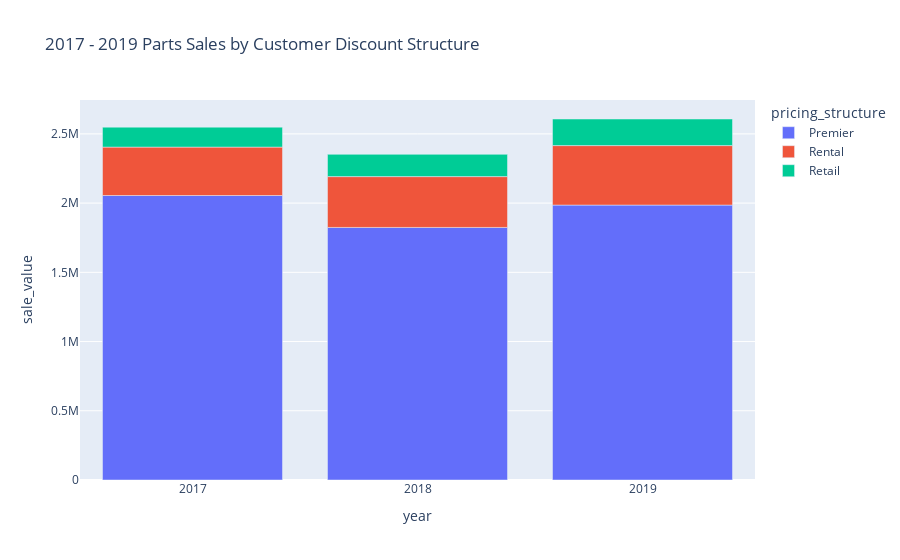

Notebook cell for this chart:
### Code cell
fig = px.bar(saleval, x = 'year', y = 'sale_value', color = 'pricing_structure', title='2017 - 2019 Parts Sales by Customer Discount Structure')
fig.update_xaxes(type='category') # fix x axis to make the years look nice
fig.show()

### Figure 1 — Plotly figure (JSON) as saved in the notebook; plotly's stock layout.template omitted (floating-point values rounded to 4 significant figures)
{"data": [{"alignmentgroup": "True", "hovertemplate": "pricing_structure=Premier<br>year=%{x}<br>sale_value=%{y}<extra></extra>", "legendgroup": "Premier", "marker": {"color": "#636efa"}, "name": "Premier", "offsetgroup": "Premier", "orientation": "v", "showlegend": true, "textposition": "auto", "type": "bar", "x": [2017, 2018, 2019], "xaxis": "x", "y": [2055000.0, 1824000.0, 1986000.0], "yaxis": "y"}, {"alignmentgroup": "True", "hovertemplate": "pricing_structure=Rental<br>year=%{x}<br>sale_value=%{y}<extra></extra>", "legendgroup": "Rental", "marker": {"color": "#EF553B"}, "name": "Rental", "offsetgroup": "Rental", "orientation": "v", "showlegend": true, "textposition": "auto", "type": "bar", "x": [2017, 2018, 2019], "xaxis": "x", "y": [349600.0, 367300.0, 429700.0], "yaxis": "y"}, {"alignmentgroup": "True", "hovertemplate": "pricing_structure=Retail<br>year=%{x}<br>sale_value=%{y}<extra></extra>", "legendgroup": "Retail", "marker": {"color": "#00cc96"}, "name": "Retail", "offsetgroup": "Retail", "orientation": "v", "showlegend": true, "textposition": "auto", "type": "bar", "x": [2017, 2018, 2019], "xaxis": "x", "y": [144200.0, 160700.0, 192000.0], "yaxis": "y"}], "layout": {"barmode": "relative", "legend": {"title": {"text": "pricing_structure"}, "tracegroupgap": 0}, "title": {"text": "2017 - 2019 Parts Sales by Customer Discount Structure"}, "xaxis": {"anchor": "y", "domain": [0, 1], "title": {"text": "year"}, "type": "category"}, "yaxis": {"anchor": "x", "domain": [0, 1], "title": {"text": "sale_value"}}}}
